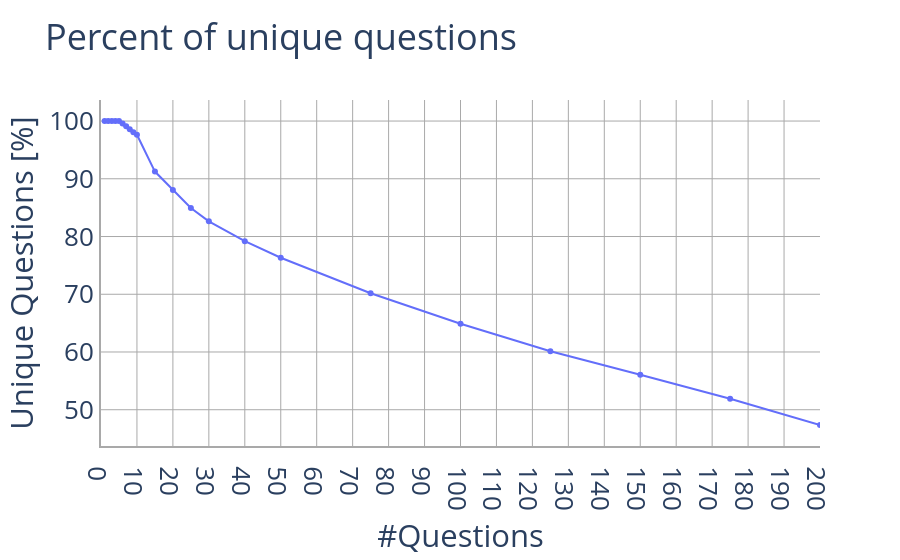

Notebook code for this chart:
### Code cell
import plotly.graph_objects as go

smaller_list_keys = [1, 2, 3, 4, 5, 6, 7, 8, 9, 10, 15, 20, 25, 30, 40, 50, 75, 100, 125, 150, 175, 200]
y = [uniques[key] * 100 for key in smaller_list_keys]

# ...existing code...
fig = go.Figure()
fig.add_trace(go.Scatter(x=smaller_list_keys, y=y, mode='lines+markers'))
fig.update_layout(
    title="Percent of unique questions",
    xaxis_title="#Questions",
    yaxis_title="Unique Questions [%]",
    plot_bgcolor='rgba(0,0,0,0)',
    font=dict(size=26),
   
)
fig.update_xaxes(showline=True, linewidth=2, linecolor='darkgrey', gridcolor='darkgrey', range=[0, 200], dtick=10)
fig.update_yaxes(showline=True, linewidth=2, linecolor='darkgrey', gridcolor='darkgrey')
fig.show()

fig.write_image('unique_questions_200.pdf', 'pdf', width=1300, height=600)

### Figure 1 — Plotly figure (JSON) as saved in the notebook; plotly's stock layout.template omitted (floating-point values rounded to 4 significant figures)
{"data": [{"mode": "lines+markers", "type": "scatter", "x": [1, 2, 3, 4, 5, 6, 7, 8, 9, 10, 15, 20, 25, 30, 40, 50, 75, 100, 125, 150, 175, 200], "y": [100, 100, 100, 100, 100, 99.58, 99.11, 98.59, 98.06, 97.62, 91.25, 88.06, 84.95, 82.62, 79.19, 76.33, 70.17, 64.89, 60.12, 56.05, 51.91, 47.36]}], "layout": {"font": {"size": 26}, "plot_bgcolor": "rgba(0,0,0,0)", "title": {"text": "Percent of unique questions"}, "xaxis": {"dtick": 10, "gridcolor": "darkgrey", "linecolor": "darkgrey", "linewidth": 2, "range": [0, 200], "showline": true, "title": {"text": "#Questions"}}, "yaxis": {"gridcolor": "darkgrey", "linecolor": "darkgrey", "linewidth": 2, "showline": true, "title": {"text": "Unique Questions [%]"}}}}
